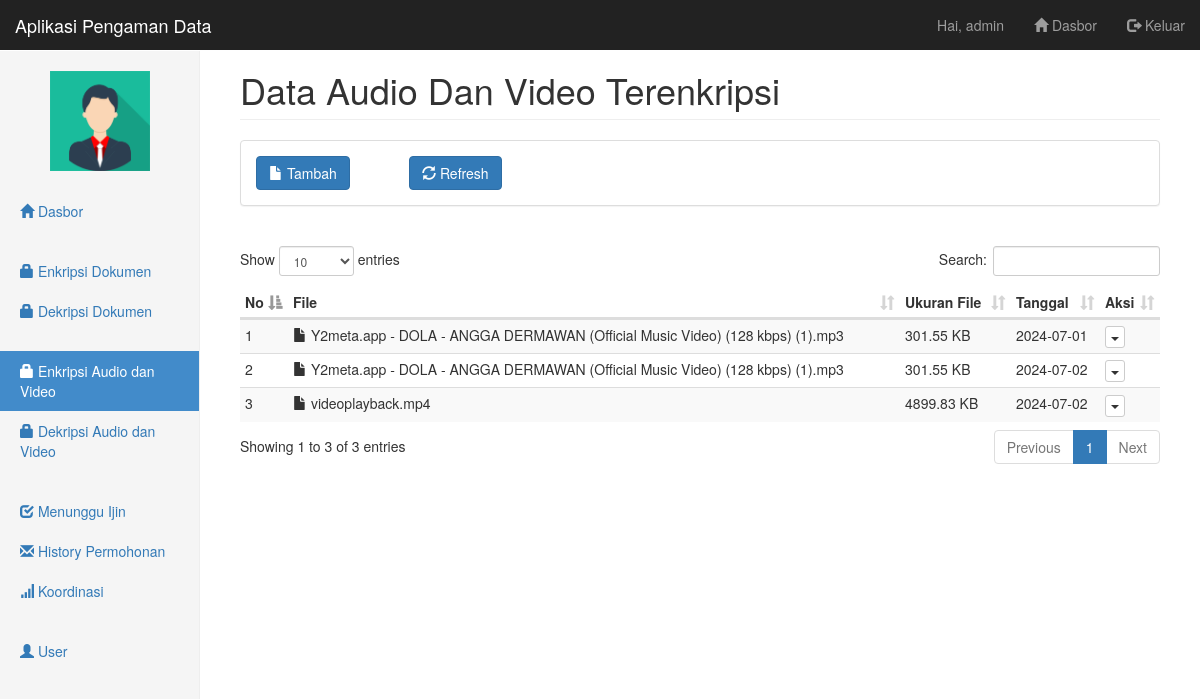
/pages/audio-video-en/index.php (signed in), run on the app's committed database.
### tables this page shows
CREATE TABLE `enkripsi_av` (
  `id_en` int(11) NOT NULL,
  `id_user` int(11) NOT NULL,
  `nama_file` varchar(100) NOT NULL,
  `ukuran_file` varchar(20) NOT NULL,
  `filepath` text NOT NULL,
  `tanggal` date NOT NULL
);

### pages/audio-video-en/index.php (the view, shortened to what this page needs)
<?php include('../_partials/top.php') ?>
<h1 class="page-header">Data Audio Dan Video Terenkripsi</h1>
<?php include('_partials/menu.php') ?>
<?php
include '../../config/koneksi.php';
$sql = "SELECT * FROM enkripsi_av";
$result = $db->query($sql);
?>
<table class="table table-striped table-condensed table-hover" id="datatable">
  <thead>
    <tr>
      <th>No</th>
      <th>File</th>
      <th>Ukuran File</th>
      <th>Tanggal</th>
      <th>Aksi</th>
    </tr>
  </thead>
  <tbody>
    <?php
    $no = 1;
    if ($result->num_rows > 0) {
        while($row = $result->fetch_assoc()) {
            echo "<tr>";
            echo "<td>" . $no++ . "</td>";
            echo "<td><i class='glyphicon glyphicon-file'></i> " . $row["nama_file"] . "</td>";
            echo "<td>" . round($row["ukuran_file"] / 1024, 2) . " KB</td>";
            echo "<td>" . $row["tanggal"] . "</td>";
            echo "<td>";
            echo "<div class='btn-group'>";
            echo "<button type='button' class='btn btn-default btn-xs dropdown-toggle' data-toggle='dropdown' aria-expanded='true'>";
            echo "<span class='caret'></span>";
            echo "</button>";
            echo "</div>";
            echo "</td>";
            echo "</tr>";
        }
    } else {
        echo "<tr><td colspan='5' class='text-center'>Tidak ada data</td></tr>";
    }
    ?>
  </tbody>
</table>
<?php include('../_partials/bottom.php') ?>

### assets/css/dashboard.css (style rules this page uses)
body { padding-top: 50px; }
.main .page-header { margin-top: 0; }

### data on the page
enkripsi_av: nama_file "Y2meta.app - DOLA - ANGGA DERMAWAN (Official Music Video) (128 kbps) (1).mp3", $row['ukuran_file']/1024 "301.55", tanggal "2024-07-01"
enkripsi_av: nama_file "Y2meta.app - DOLA - ANGGA DERMAWAN (Official Music Video) (128 kbps) (1).mp3", $row['ukuran_file']/1024 "301.55", tanggal "2024-07-02"
enkripsi_av: nama_file "videoplayback.mp4", $row['ukuran_file']/1024 "4899.83", tanggal "2024-07-02"

### other printed values
$_SESSION['user']['nama_user'] "admin"
